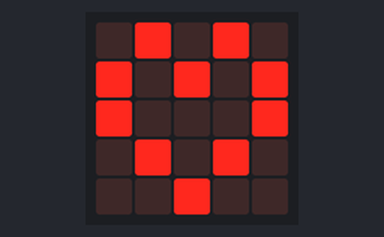
This program was run on a simulated BBC micro:bit (MakeCode). On the bench: the board's 5×5 LED display.

Above: at 0.2 s.
At 0.61 s:
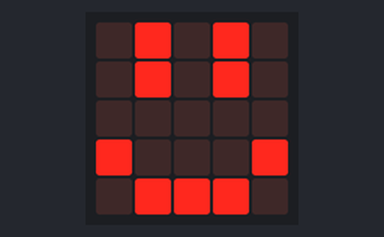

The program:

main.ts
```typescript
basic.forever(function () {
    basic.showLeds(`
        . # . # .
        # . # . #
        # . . . #
        . # . # .
        . . # . .
        `)
    basic.showLeds(`
        . # . # .
        . # . # .
        . . . . .
        # . . . #
        . # # # .
        `)
})
```

test.ts
```typescript
// 在這裡測試；當此封包作為擴充功能時，將不會編譯此內容。
```

Measured:
- what the display in image 1 shows lasts 0.4 s, from 0.4 s to 0.8 s
